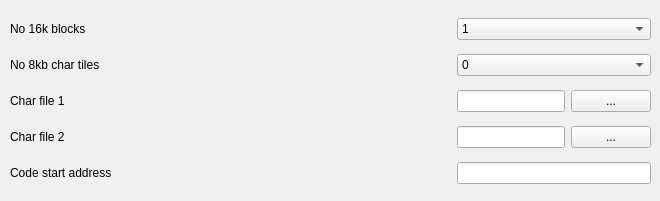
                  <widget class="QWidget" name="tab_6">
                   <attribute name="title">
                    <string>NES</string>
                   </attribute>
                   <widget class="QWidget" name="gridLayoutWidget_5">
                    <property name="geometry">
                     <rect>
                      <x>10</x>
                      <y>10</y>
                      <width>641</width>
                      <height>182</height>
                     </rect>
                    </property>
                    <layout class="QGridLayout" name="gridLayout_6" columnstretch="5,0">
                     <item row="0" column="0">
                      <widget class="QLabel" name="label_19">
                       <property name="text">
                        <string>No 16k blocks</string>
                       </property>
                      </widget>
                     </item>
                     <item row="1" column="1">
                      <widget class="QComboBox" name="cmbNES8KBlocks">
                       <item>
                        <property name="text">
                         <string>0</string>
                        </property>
                       </item>
                       <item>
                        <property name="text">
                         <string>1</string>
                        </property>
                       </item>
                       <item>
                        <property name="text">
                         <string>2</string>
                        </property>
                       </item>
                      </widget>
                     </item>
                     <item row="0" column="1">
                      <widget class="QComboBox" name="cmbNES16KBlocks">
                       <item>
                        <property name="text">
                         <string>1</string>
                        </property>
                       </item>
                       <item>
                        <property name="text">
                         <string>2</string>
                        </property>
                       </item>
                      </widget>
                     </item>
                     <item row="3" column="0">
                      <widget class="QLabel" name="label_26">
                       <property name="text">
                        <string>Char file 2</string>
                       </property>
                      </widget>
                     </item>
                     <item row="2" column="1">
                      <layout class="QHBoxLayout" name="horizontalLayout_3" stretch="3,1">
                       <item>
                        <widget class="QLineEdit" name="leNESCharFile"/>
                       </item>
                       <item>
                        <widget class="QPushButton" name="btnNESLoadCharFile">
                         <property name="text">
                          <string>...</string>
                         </property>
                        </widget>
                       </item>
                      </layout>
                     </item>
                     <item row="2" column="0">
                      <widget class="QLabel" name="label_21">
                       <property name="text">
                        <string>Char file 1</string>
                       </property>
                      </widget>
                     </item>
                     <item row="4" column="1">
                      <widget class="QLineEdit" name="leNESCodeStart"/>
                     </item>
                     <item row="1" column="0">
                      <widget class="QLabel" name="label_20">
                       <property name="text">
                        <string>No 8kb char tiles</string>
                       </property>
                      </widget>
                     </item>
                     <item row="4" column="0">
                      <widget class="QLabel" name="label_22">
                       <property name="text">
                        <string>Code start address</string>
                       </property>
                      </widget>
                     </item>
                     <item row="3" column="1">
                      <layout class="QHBoxLayout" name="horizontalLayout_5" stretch="3,1">
                       <item>
                        <widget class="QLineEdit" name="leNESCharFile_2"/>
                       </item>
                       <item>
                        <widget class="QPushButton" name="btnNESLoadCharFile_2">
                         <property name="text">
                          <string>...</string>
                         </property>
                        </widget>
                       </item>
                      </layout>
                     </item>
                    </layout>
                   </widget>
                  </widget>
